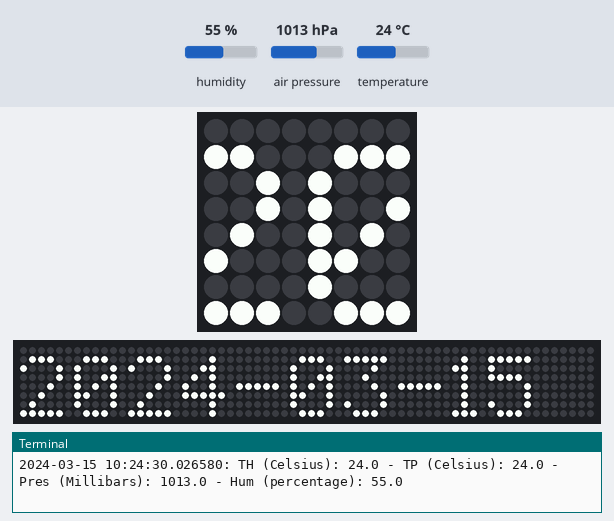
Recording of a program running on a simulated Raspberry Pi (BCM pin numbers) with a Sense HAT. Shown: the Sense HAT's 8×8 RGB LED matrix, a strip that is not on the board, showing the scrolling text unrolled, the last lines printed to the terminal. Inputs (shaded band) come from the test bench; at power-on: humidity 55 %, air pressure 1013 hPa, temperature 24 °C. The clock reads 2024-03-15 10:24:30 at power-on unless the program sets it; files the program writes start out absent; the 64×8 strip is a reading aid, not a part: it shows the text the matrix is scrolling, unrolled, one strip-width of it at a time.

Above: at 0.48 s.
At 5.09 s:
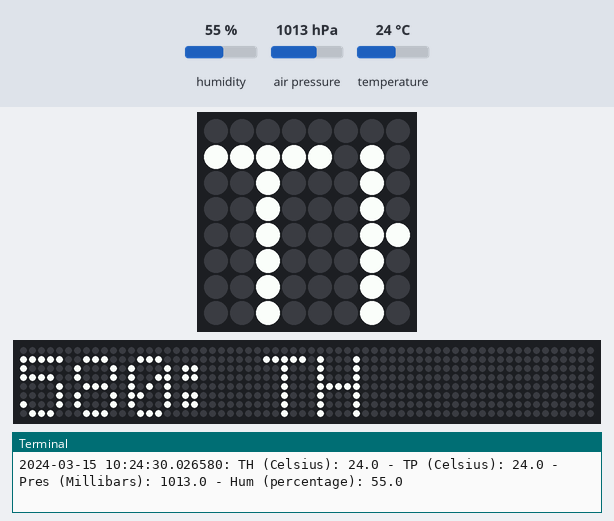
At 10.0 s:
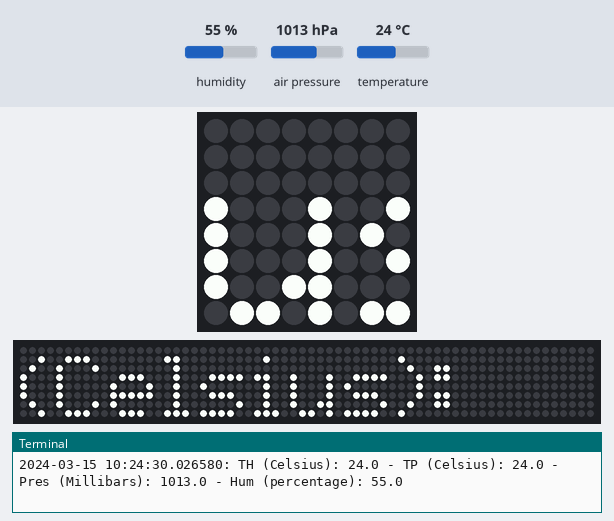
At 19.83 s:
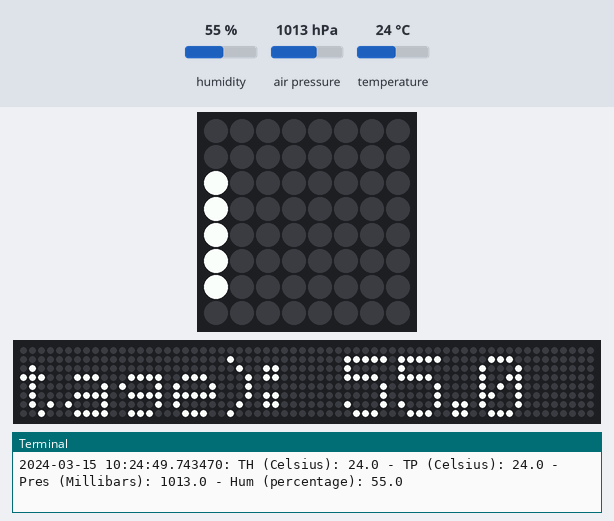
At 29.66 s:
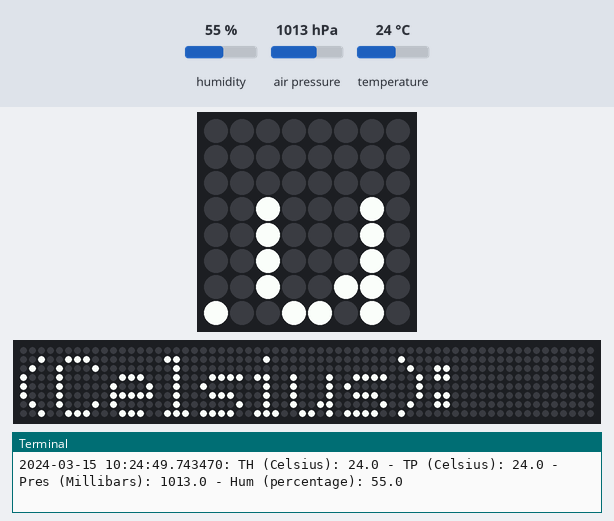
At 39.48 s:
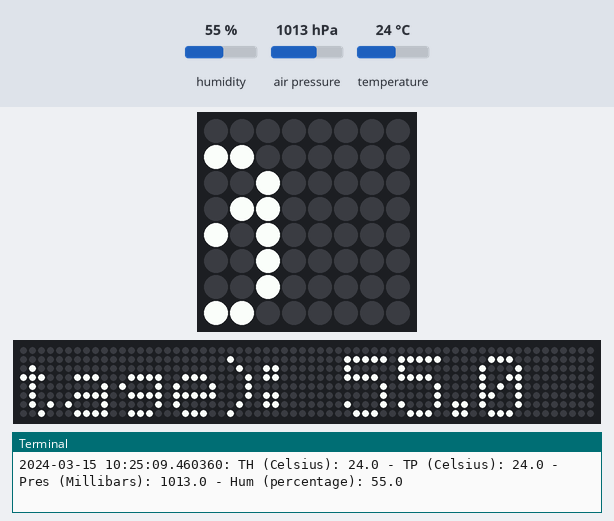

The program:

microservice.py
```python
#!/usr/bin/env python

import time
from datetime import datetime
from sense_hat import SenseHat
sense = SenseHat()

sensor_file = open("sensors_data.txt", "w")

while True:

  # Take readings from all three sensors
  th = sense.get_temperature()
  tp = sense.get_temperature_from_pressure()
  p = sense.get_pressure()
  h = sense.get_humidity()

  # Round the values to one decimal place
  th = round(th, 1)
  tp = round(tp, 1)
  p = round(p, 1)
  h = round(h, 1)

  # Create the message
  # str() converts the value to a string so it can be concatenated
  message = str(datetime.now()) + ": "
  message += "TH (Celsius): " + str(th) + " - TP (Celsius): " + str(tp) + " - Pres (Millibars): " + str(p) + " - Hum (percentage): " + str(h)

  print message
  sensor_file.write(message + '\n')

  # Display the scrolling message
  sense.show_message(message, scroll_speed=0.03)
```
